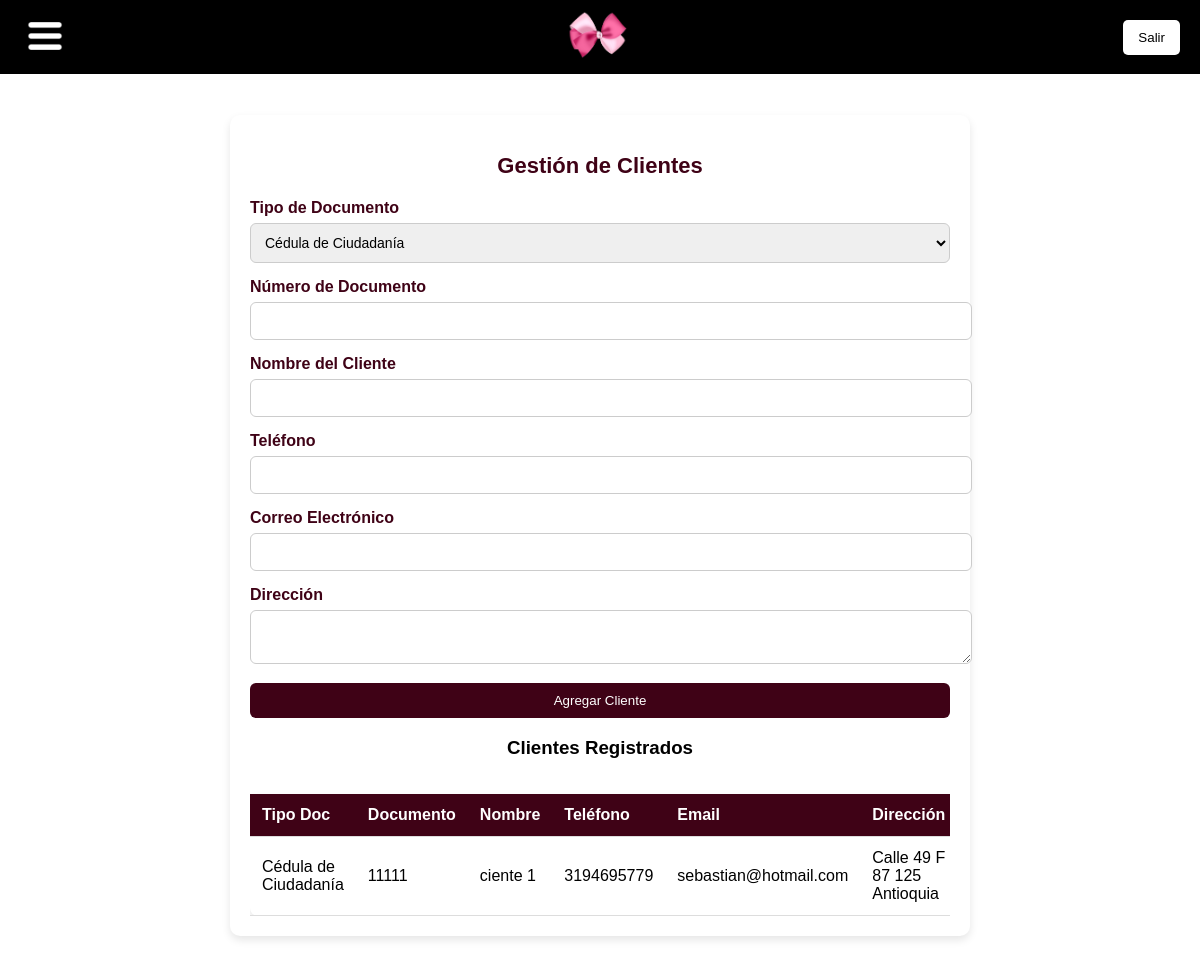
/clientes/, run on the app's committed database.
### app_alejandra/models.py (models this page shows, shortened)
class Cliente(models.Model):
    TIPOS_DOCUMENTO = [
        ('CC', 'Cédula de Ciudadanía'),
        ('NIT', 'Número de Identificación Tributaria'),
        ('CE', 'Cédula de Extranjería'),
        ('PAS', 'Pasaporte'),
    ]
    tipo_documento = models.CharField(max_length=3, choices=TIPOS_DOCUMENTO, default='CC')
    documento = models.CharField(max_length=50, unique=True)
    nombre = models.CharField(max_length=200, unique=True)
    telefono = models.CharField(max_length=15, blank=True, null=True)
    email = models.EmailField(blank=True, null=True)
    direccion = models.TextField(blank=True, null=True)

### app_alejandra/views.py (the view, shortened to what this page needs)
# urls.py: path('clientes/', views.cliente_view, name='clientes'),
def cliente_view(request):
    clientes = Cliente.objects.all()
    return render(request, 'clientes.html', {'clientes': clientes})

### app_alejandra/templates/clientes.html (shortened to what this page needs)
{% extends "base.html" %}
{% block content %}
<div class="form-container">
    <h2>Gestión de Clientes</h2>
    <form method="POST">
        <div class="form-group">
            <label for="tipo_documento">Tipo de Documento</label>
            <select name="tipo_documento" required>
                <option value="CC">Cédula de Ciudadanía</option>
            </select>
        </div>
        <div class="form-group">
            <label for="documento">Número de Documento</label>
            <input type="text" name="documento" required>
        </div>
        <div class="form-group">
            <label for="nombre">Nombre del Cliente</label>
            <input type="text" name="nombre" required>
        </div>
        <div class="form-group">
            <label for="telefono">Teléfono</label>
            <input type="text" name="telefono">
        </div>
        <div class="form-group">
            <label for="email">Correo Electrónico</label>
            <input type="email" name="email">
        </div>
        <div class="form-group">
            <label for="direccion">Dirección</label>
            <textarea name="direccion"></textarea>
        </div>
        <div class="form-group">
            <button type="submit">Agregar Cliente</button>
        </div>
    </form>
    <h3>Clientes Registrados</h3>
    <div class="table-container">
        <table>
            <thead>
                <tr>
                    <th>Tipo Doc</th>
                    <th>Documento</th>
                    <th>Nombre</th>
                    <th>Teléfono</th>
                    <th>Email</th>
                    <th>Dirección</th>
                </tr>
            </thead>
            <tbody>
                {% for cliente in clientes %}
                <tr>
                    <td>{{ cliente.get_tipo_documento_display }}</td>
                    <td>{{ cliente.documento }}</td>
                    <td>{{ cliente.nombre }}</td>
                    <td>{{ cliente.telefono|default:"-" }}</td>
                    <td>{{ cliente.email|default:"-" }}</td>
                    <td>{{ cliente.direccion|default:"-" }}</td>
                </tr>
                {% endfor %}
            </tbody>
        </table>
    </div>
</div>
{% endblock %}

### app_alejandra/templates/clientes.html (style rules this page uses)
.form-container { max-width: 700px; margin: 20px auto; padding: 20px; background-color: white; border-radius: 10px; box-shadow: 0 4px 8px rgba(0, 0, 0, 0.1); text-align: center; }
.form-container h2 { color: #3F0216; font-size: 22px; margin-bottom: 20px; }
.form-group { margin-bottom: 15px; text-align: left; }
.form-group label { font-weight: bold; color: #3F0216; display: block; margin-bottom: 6px; }
.form-group input, .form-group select, .form-group textarea { width: 100%; padding: 10px; font-size: 14px; border: 1px solid #ccc; border-radius: 6px; }
.form-group button { background-color: #3F0216; color: white; border: none; border-radius: 6px; padding: 10px 20px; cursor: pointer; transition: background-color 0.3s ease; width: 100%; }
.table-container { margin-top: 20px; overflow-x: auto; }
table { width: 100%; border-collapse: collapse; margin-top: 15px; background-color: white; border-radius: 8px; box-shadow: 0 4px 8px rgba(0, 0, 0, 0.1); }
th, td { padding: 12px; text-align: left; border-bottom: 1px solid #ddd; }
th { background: #3F0216; color: white; }

### data on the page
Cliente: tipo_documento "Cédula de Ciudadanía", documento "11111", nombre "ciente 1", telefono "3194695779", email "sebastian@hotmail.com", direccion "Calle 49 F 87 125 Antioquia"
